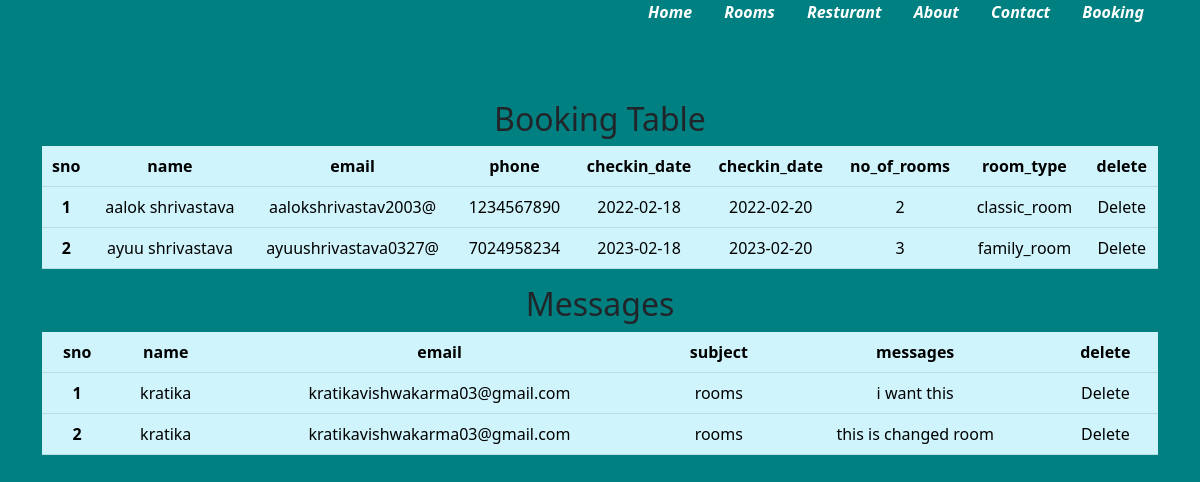
Page /admin_table.php on the committed database.
### tables this page shows
CREATE TABLE `booking` (
  `sno` int(100) NOT NULL,
  `name` text NOT NULL,
  `email` varchar(20) NOT NULL,
  `phone` varchar(10) NOT NULL,
  `checkin` date NOT NULL,
  `checkout` date NOT NULL,
  `roomno` varchar(11) NOT NULL,
  `roomtype` varchar(50) NOT NULL
);

CREATE TABLE `contact` (
  `sno` int(100) NOT NULL,
  `name` text NOT NULL,
  `email` varchar(50) NOT NULL,
  `subject` text NOT NULL,
  `msg` text NOT NULL
);

### admin_table.php (the view, shortened to what this page needs)
<?php
$server = "localhost";
$username = "root";
$password = "";
$database = "resort";
$conn = mysqli_connect($server, $username, $password, $database);
    ?>
<!DOCTYPE html>
<html lang="en">
<head>
    <link rel="stylesheet" href="https://cdn.jsdelivr.net/npm/bootstrap@5.2.3/dist/css/bootstrap.min.css">
    <link rel="stylesheet" href="https://cdn.jsdelivr.net/npm/bootstrap@5.2.3/dist/js/bootstrap.bundle.min.js">
    <link href="https://cdn.jsdelivr.net/npm/bootstrap@5.2.3/dist/css/bootstrap.min.css" rel="stylesheet">
</head>
<body>
<section id="one">
    <div class="container text-center">
   <div class="items">
    <div class="lamp ">
    <a class="b" href="home.php">Home</a>
     <a class="b"  href="room.php">Rooms</a>
     <a class="b"  href="resturant.php" >Resturant</a>
     <a class="b"  href="about.php">About</a>
     <a class="b"  href="contact2.php">Contact</a>
     <a class="b"  href="booking.php">Booking</a>
    </div>
</div>
<h2 class="text-center">Booking Table</h2>
<table class="table-info container-fluid table">
  <thead>
    <tr>
      <th scope="col">sno</th>
      <th scope="col">name</th>
      <th scope="col">email</th>
      <th scope="col">phone</th>
      <th scope="col">checkin_date</th>
      <th scope="col">checkin_date</th>
      <th scope="col">no_of_rooms</th>
      <th scope="col">room_type</th>
      <th scope="col">delete</th>
    </tr>
  </thead>
  <tbody>
<?php
$sql = "Select * from booking";
$result = mysqli_query($conn, $sql);
$num = mysqli_num_rows($result);
$no=1;
if ($num >0){
    while($row=mysqli_fetch_assoc($result)){
        ?>
    <tr>
      <th scope="row"><?php echo $no ?></th>
      <td><?php echo $row['name']?></td>
      <td><?php echo $row['email']?></td>
      <td><?php echo $row['phone']?></td>
      <td><?php echo $row['checkin']?></td>
      <td><?php echo $row['checkout']?></td>
      <td><?php echo $row['roomno']?></td>
      <td><?php echo $row['roomtype']?></td> <?php
      echo '<td><a style=" color:black;text-decoration:none;" href="delete.php?sno='.$row['sno'].'">Delete</a></td>';
    $no=$no+1;
    }
}
?>
  </tbody>
</table>
<h2 class="text-center"> Messages</h2>
<table class="table-info container-fluid table">
  <thead>
    <tr>
      <th scope="col">sno</th>
      <th scope="col">name</th>
      <th scope="col">email</th>
      <th scope="col">subject</th>
      <th scope="col">messages</th>
      <th scope="col">delete</th>
    </tr>
  </thead>
  <tbody>
<?php
$sql2 = "Select * from contact";
$result2 = mysqli_query($conn, $sql2);
$num2 = mysqli_num_rows($result2);
$no2=1;
if ($num2 >0){
    while($row2=mysqli_fetch_assoc($result2)){
        ?>
    <tr>
      <th scope="row"><?php echo $no2 ?></th>
      <td><?php echo $row2['name']?></td>
      <td><?php echo $row2['email']?></td>
      <td><?php echo $row2['subject']?></td>
      <td><?php echo $row2['msg']?></td>
     <?php
      echo '<td><a style=" color:black;text-decoration:none;" href="delete.php?sno='.$row2['sno'].'">Delete</a></td>';
    $no2=$no2+1;
    }
}
?>
  </tbody>
</table>
   </div>
</section>
</body>
</html>

### admin_table.php (style rules this page uses)
body { background-color:teal; }
.items { display: flex; flex-direction: row-reverse; font-size: 16px; font-style: italic; height: 100px; }
.b { padding: 6px 14px ; margin-top: 30px; text-decoration: none; color:black ; display:inline; }
a.b { color:white; font-weight:bold; }

### rows in the picture
booking: name "aalok shrivastava", email "aalokshrivastav2003@", phone "1234567890", checkin "2022-02-18", checkout "2022-02-20", roomno "2", roomtype "classic_room"
booking: name "ayuu shrivastava", email "ayuushrivastava0327@", phone "7024958234", checkin "2023-02-18", checkout "2023-02-20", roomno "3", roomtype "family_room"
contact: name "kratika", email "kratikavishwakarma03@gmail.com", subject "rooms", msg "i want this"
contact: name "kratika", email "kratikavishwakarma03@gmail.com", subject "rooms", msg "this is changed room"
